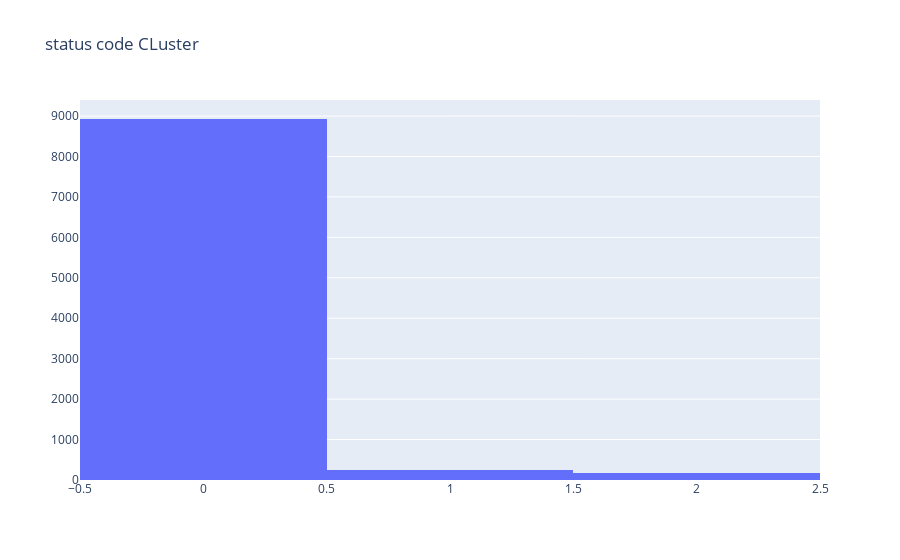

Notebook source saved alongside this figure:
### Code cell
plot_data = [
    go.Histogram(
        x=tx_logdetails['cluster']
    )
]

plot_layout = go.Layout(
        title='status code CLuster'
    )
fig = go.Figure(data=plot_data, layout=plot_layout)
pyoff.iplot(fig)

### Figure 1 — Plotly figure (JSON) as saved in the notebook; plotly's stock layout.template omitted (floating-point values rounded to 4 significant figures; data arrays with more than 128 entries replaced by an {"elided": "..."} marker saying what was removed)
{"data": [{"type": "histogram", "x": {"elided": "9331 int values"}}], "layout": {"title": {"text": "status code CLuster"}}}
